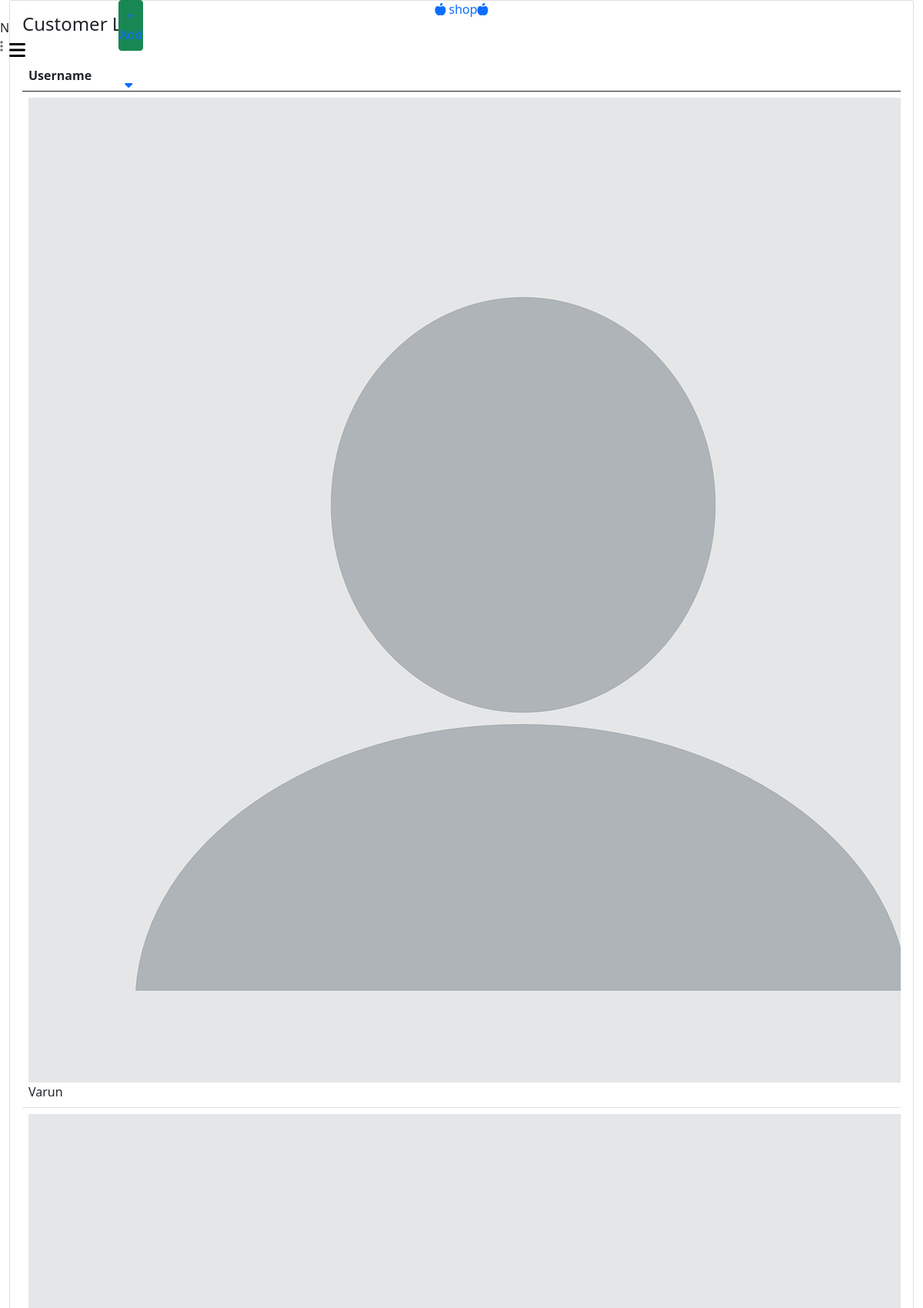
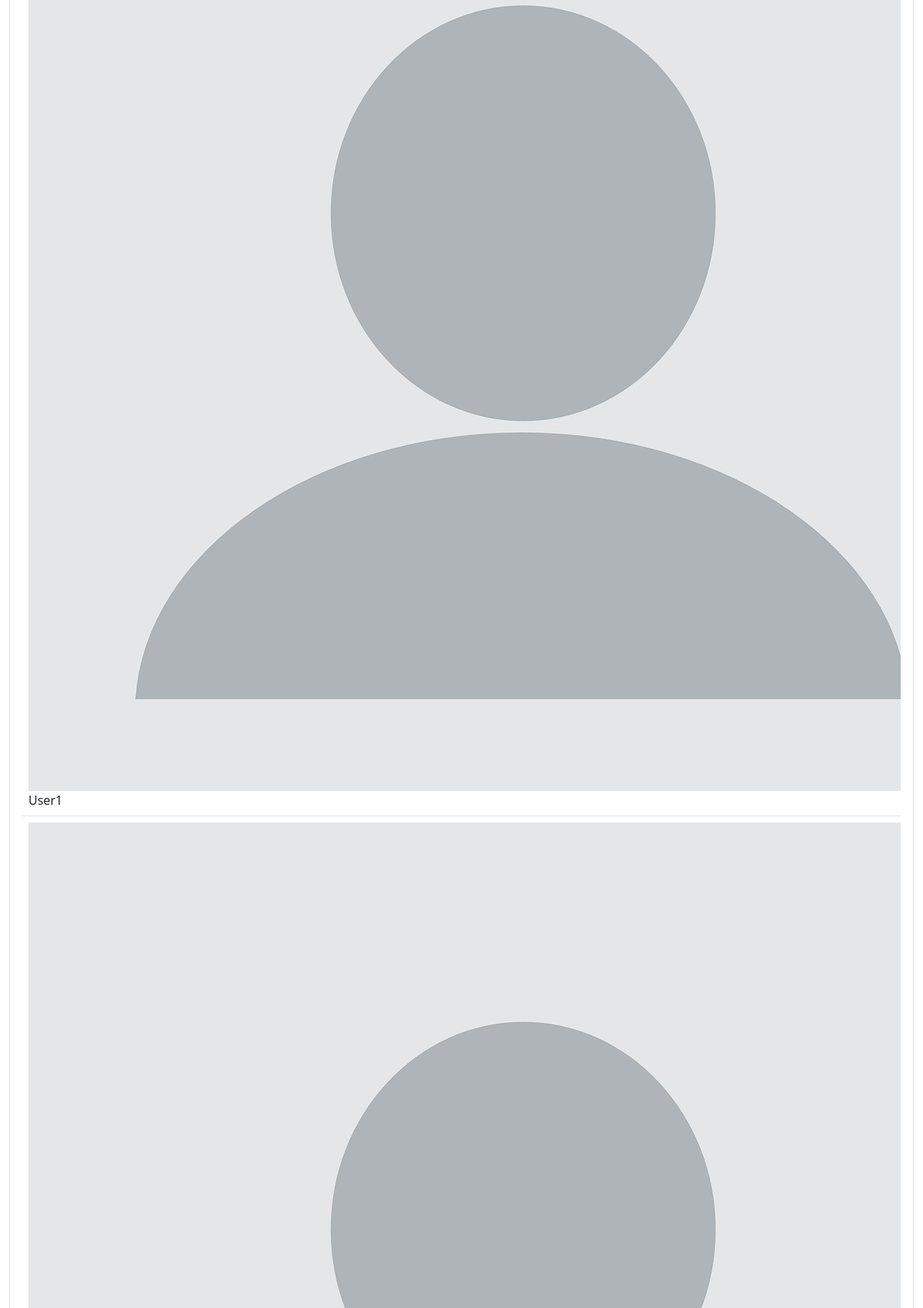
Page /super-admin/customer-list/ (upper part) on the committed database (2 pictures, top to bottom).
### account/models.py (models this page shows, shortened)
class CustomUser(AbstractBaseUser, PermissionsMixin):
    first_name = models.CharField(max_length=55,null=True, blank=True)
    last_name = models.CharField(max_length=55,null=True, blank=True)
    username  =models.CharField(max_length=55, unique=True)
    email = models.EmailField(max_length=55, unique=True)
    mobile = models.CharField(max_length=10, unique=True)
    date_joined = models.DateTimeField(auto_now_add=True)
    last_login = models.DateTimeField(auto_now=True)
    is_staff = models.BooleanField(default=False)
    is_admin = models.BooleanField(default=False)
    is_active = models.BooleanField(default=True)
    is_superadmin = models.BooleanField(default=False)
    is_admin_request = models.BooleanField(default=False)
    GENDER_CHOICES = (
        ('male' , 'Male'),
        ('female' , 'Female'),
        ('other' , 'Other')
    )
    profile_pic = models.ImageField(upload_to = 'user_pro_pic', default='default/pro_pic.png')
    gender = models.CharField(max_length=6, choices=GENDER_CHOICES, default='Male')
    dob = models.DateField(null=True, blank=True)
    updated_at = models.DateTimeField(auto_now=True)
    USERNAME_FIELD = 'mobile'
    REQUIRED_FIELDS = ['username', 'email' ]
    objects = CustomBaseUserManager()

### super_admin/views.py (the view)
# urls.py: path('customer-list/', views.customerListView, name= 'customer_list'),
def customerListView(request):
    user = CustomUser.objects.filter(is_admin = False, is_superadmin = False).order_by('-id')
    context = {'user' : user}
    return render(request, 'super_admin/user_list.html', context )

### templates/super_admin/user_list.html (shortened to what this page needs)
{% extends 'super_admin/base.html' %}
{% load static %}
{% block content %}
<div class="row ">
    <div class="col-12 grid-margin">
        <div class="card">
            <div class="card-body">
                <h4 class="card-title">Customer List</h4>
                <div class="table-responsive">
                    <table class="table">
                        <thead>
                            <tr>
                                <th> Username </th>
                            </tr>
                        </thead>
                        <tbody>
                            {% for user in user %}
                            <tr>
                                <td>
                                    <img src="{{user.profile_pic.url}}" alt="image" />
                                    <span class="pl-2 text-capitalize">{{user.username}}</span>
                                </td>
                            </tr>
                            {% endfor %}
                        </tbody>
                    </table>
                </div>
            </div>
        </div>
    </div>
</div>
{% endblock %}

### static/css/style.css (style rules this page uses)
.row { --bs-gutter-x: 0; }

### rows in the picture
CustomUser: profile_pic (picture), username "Varun"
CustomUser: profile_pic (picture), username "User1"
CustomUser: profile_pic (picture)
